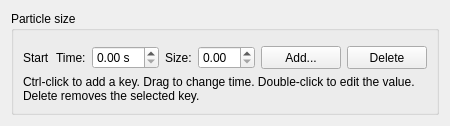
        <widget class="QWidget" name="sizeVisualPage"><layout class="QVBoxLayout" name="sizeVisualPageLayout">
         <item><widget class="QGroupBox" name="sizeVisualGroup"><property name="title"><string>Particle size</string></property><layout class="QVBoxLayout" name="sizeVisualGroupLayout">
          <item><widget class="EmitterKeyframeBar" name="sizeGraphBar"><property name="scalarMode" stdset="0"><bool>true</bool></property><property name="accessibleName"><string>Particle size keyframe timeline</string></property></widget></item>
          <item><layout class="QHBoxLayout" name="sizeSelectedKeyLayout">
           <item><widget class="QLabel" name="sizeKeySelectionLabel"><property name="text"><string>Start</string></property><property name="sizePolicy"><sizepolicy hsizetype="Maximum" vsizetype="Preferred"><horstretch>0</horstretch><verstretch>0</verstretch></sizepolicy></property></widget></item>
           <item><widget class="QLabel" name="sizeKeyTimeLabel"><property name="text"><string>Time:</string></property><property name="sizePolicy"><sizepolicy hsizetype="Maximum" vsizetype="Preferred"><horstretch>0</horstretch><verstretch>0</verstretch></sizepolicy></property></widget></item><item><widget class="QDoubleSpinBox" name="sizeKeyTimeSpin"><property name="maximumSize"><size><width>210</width><height>16777215</height></size></property><property name="suffix"><string> s</string></property></widget></item>
           <item><widget class="QLabel" name="sizeKeyValueLabel"><property name="text"><string>Size:</string></property><property name="sizePolicy"><sizepolicy hsizetype="Maximum" vsizetype="Preferred"><horstretch>0</horstretch><verstretch>0</verstretch></sizepolicy></property></widget></item><item><widget class="QDoubleSpinBox" name="sizeKeyValueSpin"><property name="maximumSize"><size><width>210</width><height>16777215</height></size></property></widget></item>
           <item><spacer name="sizeSelectedKeySpacer"><property name="orientation"><enum>Qt::Horizontal</enum></property><property name="sizeHint" stdset="0"><size><width>0</width><height>0</height></size></property></spacer></item>
           <item><widget class="QPushButton" name="sizeVisualAddButton"><property name="text"><string>Add...</string></property><property name="sizePolicy"><sizepolicy hsizetype="Maximum" vsizetype="Preferred"><horstretch>0</horstretch><verstretch>0</verstretch></sizepolicy></property></widget></item><item><widget class="QPushButton" name="sizeVisualRemoveButton"><property name="text"><string>Delete</string></property><property name="sizePolicy"><sizepolicy hsizetype="Maximum" vsizetype="Preferred"><horstretch>0</horstretch><verstretch>0</verstretch></sizepolicy></property></widget></item>
          </layout></item>
          <item><widget class="QLabel" name="sizeGraphHelpLabel"><property name="text"><string>Ctrl-click to add a key. Drag to change time. Double-click to edit the value. Delete removes the selected key.</string></property><property name="wordWrap"><bool>true</bool></property></widget></item>
         </layout></widget></item>
        </layout></widget>
